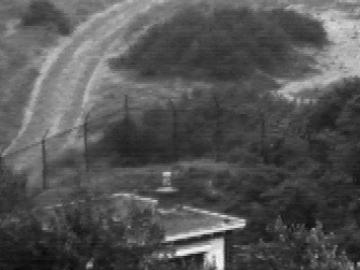
%> input picture fusionsource/src_iv_images/b01_1.png, 360 x 270 px
$ octave test.m   (GNU Octave 9; MATLAB toolbox functions it lacks are replaced by stand-ins)
%> lines starting %> are read from the running program, lines starting %| are printed output that depends on the picture; long printed decimals are rounded
%> further down, img_ir is the input picture: size 270x360 uint8; min 8, max 251, mean 84.4
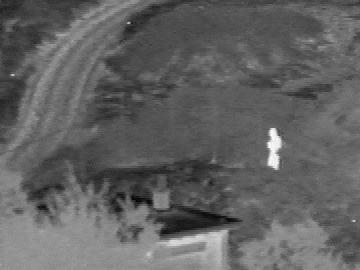
%> input picture fusionsource/src_iv_images/b01_2.png, 360 x 270 px
%> further down, img_vis is the input picture: size 270x360 uint8; min 0, max 255, mean 97.8
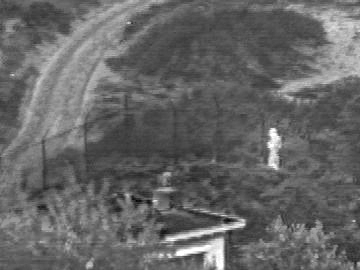
%> input picture fusion_evaluation/ours/result.png, 360 x 270 px
%> further down, img_f is the input picture: size 270x360 uint8; min 2, max 255, mean 101.7
### fusion_evaluation/Evaluation.m
function Result=Evaluation(grey_matrixA,grey_matrixB,fusion_matrix,grey_level)
%> called with grey_level = 256
%建议输入图像的尺度时0-255
if mod(size(grey_matrixA,1),8) == 0 && mod(size(grey_matrixA,2),8) == 0
    blk_size = 8;
else
    blk_size = gcd(size(grey_matrixA,1),size(grey_matrixA,2));
end

Result=zeros(1,17);
Result(1,1)=information_entropy(fusion_matrix,grey_level);  %融合图像的信息熵
fprintf('信息熵：%f\n',Result(1,1));
Result(1,2)=avg_gradient(fusion_matrix);                    %平均梯度
fprintf('平均梯度：%f\n',Result(1,2));
Result(1,3)=edge_intensity(fusion_matrix);                  %边缘强度
fprintf('边缘强度：%f\n',Result(1,3));
[img_mean, img_var] = variance(fusion_matrix);             %灰度均值，标准差(均方差MSE)
Result(1,4)=img_var;
Result(1,5)=img_mean;
fprintf('标准差：%f\n',Result(1,4));
fprintf('灰度均值：%f\n', Result(1,5));
Result(1,6)=figure_definition(fusion_matrix);               %图像清晰度
fprintf('图像清晰度：%f\n',Result(1,6));
Result(1,7)=mutural_information(grey_matrixA,grey_matrixB,fusion_matrix,grey_level);    %互信息
fprintf('互信息：%f\n',Result(1,7));
Result(1,8)=Qabf(grey_matrixA,grey_matrixB,fusion_matrix);     %边缘关联
fprintf('Qabf：%f\n',Result(1,8));
q01 = Q0(grey_matrixA,fusion_matrix,blk_size);
q02 = Q0(grey_matrixB,fusion_matrix,blk_size);
Result(1,9)=(q01 + q02)/2;   %通用图像质量指数
fprintf('Q0：%f\n', Result(1,9));
Result(1,10)=Qw(grey_matrixA,grey_matrixB,fusion_matrix,blk_size);     %加权融合质量指数
fprintf('Qw：%f\n', Result(1,10));
Result(1,11)=Qe(grey_matrixA,grey_matrixB,fusion_matrix,blk_size,Result(1,10)); %%%边缘相关融合质量指数
fprintf('Qe：%f\n',Result(1,11));
% Result(1,12)=(psnr(grey_matrixA,fusion_matrix)+psnr(grey_matrixB,fusion_matrix))/2;
Result(1,12)=(psnr(grey_matrixA,fusion_matrix)+psnr(grey_matrixB,fusion_matrix))/2;
fprintf('psnr:%f\n',Result(1,12));
Result(1,13)=fmi(grey_matrixA,grey_matrixB,fusion_matrix,'none',3);
fprintf('FMI:%f\n',Result(1,13));
[ssimval_A, ssimmap_A] = ssim(fusion_matrix,grey_matrixA);
[ssimval_B, ssimmap_B] = ssim(fusion_matrix,grey_matrixB);
Result(1,14)=(ssimval_A+ssimval_B)/2;
fprintf('SSIM:%f\n',Result(1,14));
Result(1,15)=spatial_freqency(fusion_matrix);
fprintf('SF:%f\n',Result(1,15));
Result(1,16)=(RMSE(fusion_matrix,grey_matrixA)+RMSE(fusion_matrix,grey_matrixB))/2;
fprintf('RMSE:%f\n',Result(1,16));
Result(1,17)=(correlation_coeffient(grey_matrixA,fusion_matrix)+correlation_coeffient(grey_matrixB,fusion_matrix))/2;
fprintf('CC:%f\n',Result(1,17));

### fusion_evaluation/information_entropy.m
function entropyR=information_entropy(grey_matrix,grey_level)
%> called with grey_level = 256
% compute the shannon information entropy of the image

[row,column]=size(grey_matrix);
total=row*column;
% grey_level=256
%%%%%%%%%%%%%%%%%%%%%%%%%%%%%%%%%%%%%%%%%%%%%%%%%%%%%%%%%%%%%%%
counter=zeros(1,grey_level);
grey_matrix=grey_matrix+1;
for i=1:row
    for j=1:column
        indexx=grey_matrix(i,j);
        counter(indexx)=counter(indexx)+1;
    end
end
%> after the loop, counter = 256 values, max 1929 at index 86, min 0 at index 1, mean 379.7
total=sum(counter(:));
index=find(counter~=0);
%> index = 244 values from 3 to 255
p=counter/total;
%> p = 256 values, max 0.0198 at index 86, min 0 at index 1, mean 0.00391
entropyR=sum(sum(-p(index).*log2(p(index))));
%> entropyR = 6.78
%| 信息熵：6.779
%%%%%%%%%%%%%%%%%%%%%%%%%%%%%%%%%%%%%%%%%%%%%%%%%%%%%%%%%%%%%%%

### fusion_evaluation/avg_gradient.m
function outval = avg_gradient(img)
% OUTVAL = AVG_GRADIENT(IMG)

if nargin == 1
    img = double(img);
    % Get the size of img
    [r,c,b] = size(img);
    dx = 1;
    dy = 1;
    for k = 1 : b
        band = img(:,:,k);
        [dzdx,dzdy] = gradient(band,dx,dy);
        s = sqrt((dzdx .^ 2 + dzdy .^2) ./ 2);
        g(k) = sum(sum(s)) / ((r - 1) * (c - 1));
    end
%> this loop made 1 pass
%> pass 1, in avg_gradient, `[dzdx,dzdy] = gradient(band,dx,dy);`:
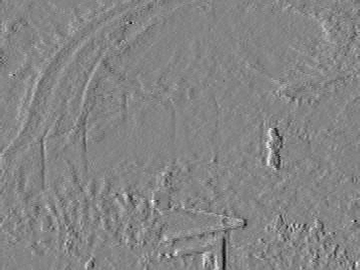
%> dzdx: size 270x360 double; min -68.5, max 63, mean 0; drawn with min black and max white
%> pass 1, in avg_gradient, `[dzdx,dzdy] = gradient(band,dx,dy);`:
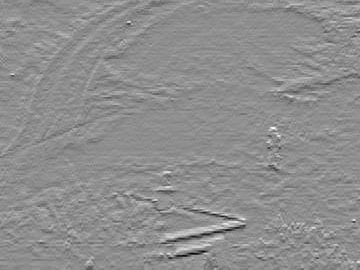
%> dzdy: size 270x360 double; min -84.5, max 66.5, mean -0.1; drawn with min black and max white
%> pass 1, in avg_gradient, `s = sqrt((dzdx .^ 2 + dzdy .^2) ./ 2);`:
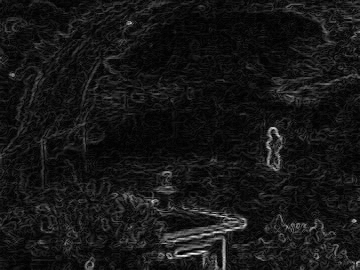
%> s: size 270x360 double; min 0, max 59.75, mean 5.2; drawn with min black and max white
    outval = mean(g);
%> outval = 5.27
%| 平均梯度：5.266
else
    error('Wrong number of input!');
end

### fusion_evaluation/edge_intensity.m
function outval = edge_intensity(img)
% OUTVAL = EDGE_INTENSITY(IMG)

if nargin == 1
    img = double(img);
    % Create horizontal sobel matrix
    w = fspecial('sobel');

    % Get the size of img
    [r c k] = size(img);

    gx = imfilter(img,w,'replicate');
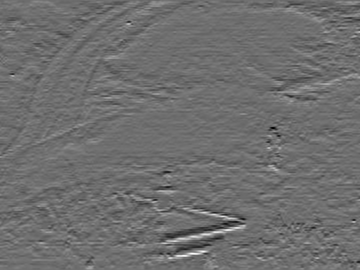
%> gx: size 270x360 double; min -513, max 668, mean 0.4; drawn with min black and max white
    gy = imfilter(img,w','replicate');
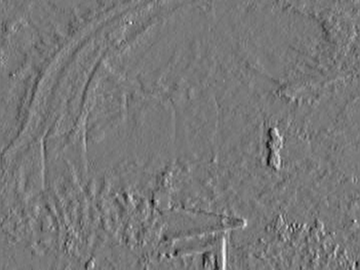
%> gy: size 270x360 double; min -448, max 501, mean -0.2; drawn with min black and max white

    for m = 1 : r
        for n = 1 : c
            for q = 1 : k
                g(m,n,q) = sqrt(gx(m,n,q)*gx(m,n,q) + gy(m,n,q)*gy(m,n,q));
            end
        end
    end
%> (the rest of the program and of its run is left out)
